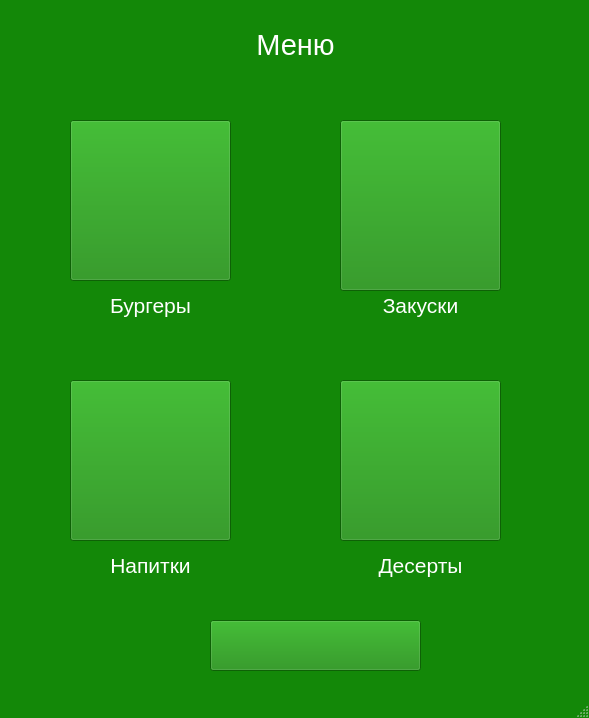
<?xml version="1.0" encoding="UTF-8"?>
<ui version="4.0">
 <class>MainWindow</class>
 <widget class="QMainWindow" name="MainWindow">
  <property name="geometry">
   <rect>
    <x>0</x>
    <y>0</y>
    <width>589</width>
    <height>718</height>
   </rect>
  </property>
  <property name="palette">
   <palette>
    <active>
     <colorrole role="WindowText">
      <brush brushstyle="SolidPattern">
       <color alpha="255">
        <red>0</red>
        <green>0</green>
        <blue>0</blue>
       </color>
      </brush>
     </colorrole>
     <colorrole role="Button">
      <brush brushstyle="SolidPattern">
       <color alpha="255">
        <red>19</red>
        <green>136</green>
        <blue>8</blue>
       </color>
      </brush>
     </colorrole>
     <colorrole role="Light">
      <brush brushstyle="SolidPattern">
       <color alpha="255">
        <red>28</red>
        <green>204</green>
        <blue>12</blue>
       </color>
      </brush>
     </colorrole>
     <colorrole role="Midlight">
      <brush brushstyle="SolidPattern">
       <color alpha="255">
        <red>23</red>
        <green>170</green>
        <blue>10</blue>
       </color>
      </brush>
     </colorrole>
     <colorrole role="Dark">
      <brush brushstyle="SolidPattern">
       <color alpha="255">
        <red>9</red>
        <green>68</green>
        <blue>4</blue>
       </color>
      </brush>
     </colorrole>
     <colorrole role="Mid">
      <brush brushstyle="SolidPattern">
       <color alpha="255">
        <red>12</red>
        <green>91</green>
        <blue>5</blue>
       </color>
      </brush>
     </colorrole>
     <colorrole role="Text">
      <brush brushstyle="SolidPattern">
       <color alpha="255">
        <red>0</red>
        <green>0</green>
        <blue>0</blue>
       </color>
      </brush>
     </colorrole>
     <colorrole role="BrightText">
      <brush brushstyle="SolidPattern">
       <color alpha="255">
        <red>255</red>
        <green>255</green>
        <blue>255</blue>
       </color>
      </brush>
     </colorrole>
     <colorrole role="ButtonText">
      <brush brushstyle="SolidPattern">
       <color alpha="255">
        <red>0</red>
        <green>0</green>
        <blue>0</blue>
       </color>
      </brush>
     </colorrole>
     <colorrole role="Base">
      <brush brushstyle="SolidPattern">
       <color alpha="255">
        <red>255</red>
        <green>255</green>
        <blue>255</blue>
       </color>
      </brush>
     </colorrole>
     <colorrole role="Window">
      <brush brushstyle="SolidPattern">
       <color alpha="255">
        <red>19</red>
        <green>136</green>
        <blue>8</blue>
       </color>
      </brush>
     </colorrole>
     <colorrole role="Shadow">
      <brush brushstyle="SolidPattern">
       <color alpha="255">
        <red>0</red>
        <green>0</green>
        <blue>0</blue>
       </color>
      </brush>
     </colorrole>
     <colorrole role="AlternateBase">
      <brush brushstyle="SolidPattern">
       <color alpha="255">
        <red>137</red>
        <green>195</green>
        <blue>131</blue>
       </color>
      </brush>
     </colorrole>
     <colorrole role="ToolTipBase">
      <brush brushstyle="SolidPattern">
       <color alpha="255">
        <red>255</red>
        <green>255</green>
        <blue>220</blue>
       </color>
      </brush>
     </colorrole>
     <colorrole role="ToolTipText">
      <brush brushstyle="SolidPattern">
       <color alpha="255">
        <red>0</red>
        <green>0</green>
        <blue>0</blue>
       </color>
      </brush>
     </colorrole>
     <colorrole role="PlaceholderText">
      <brush brushstyle="NoBrush">
       <color alpha="128">
        <red>0</red>
        <green>0</green>
        <blue>0</blue>
       </color>
      </brush>
     </colorrole>
    </active>
    <inactive>
     <colorrole role="WindowText">
      <brush brushstyle="SolidPattern">
       <color alpha="255">
        <red>0</red>
        <green>0</green>
        <blue>0</blue>
       </color>
      </brush>
     </colorrole>
     <colorrole role="Button">
      <brush brushstyle="SolidPattern">
       <color alpha="255">
        <red>19</red>
        <green>136</green>
        <blue>8</blue>
       </color>
      </brush>
     </colorrole>
     <colorrole role="Light">
      <brush brushstyle="SolidPattern">
       <color alpha="255">
        <red>28</red>
        <green>204</green>
        <blue>12</blue>
       </color>
      </brush>
     </colorrole>
     <colorrole role="Midlight">
      <brush brushstyle="SolidPattern">
       <color alpha="255">
        <red>23</red>
        <green>170</green>
        <blue>10</blue>
       </color>
      </brush>
     </colorrole>
     <colorrole role="Dark">
      <brush brushstyle="SolidPattern">
       <color alpha="255">
        <red>9</red>
        <green>68</green>
        <blue>4</blue>
       </color>
      </brush>
     </colorrole>
     <colorrole role="Mid">
      <brush brushstyle="SolidPattern">
       <color alpha="255">
        <red>12</red>
        <green>91</green>
        <blue>5</blue>
       </color>
      </brush>
     </colorrole>
     <colorrole role="Text">
      <brush brushstyle="SolidPattern">
       <color alpha="255">
        <red>0</red>
        <green>0</green>
        <blue>0</blue>
       </color>
      </brush>
     </colorrole>
     <colorrole role="BrightText">
      <brush brushstyle="SolidPattern">
       <color alpha="255">
        <red>255</red>
        <green>255</green>
        <blue>255</blue>
       </color>
      </brush>
     </colorrole>
     <colorrole role="ButtonText">
      <brush brushstyle="SolidPattern">
       <color alpha="255">
        <red>0</red>
        <green>0</green>
        <blue>0</blue>
       </color>
      </brush>
     </colorrole>
     <colorrole role="Base">
      <brush brushstyle="SolidPattern">
       <color alpha="255">
        <red>255</red>
        <green>255</green>
        <blue>255</blue>
       </color>
      </brush>
     </colorrole>
     <colorrole role="Window">
      <brush brushstyle="SolidPattern">
       <color alpha="255">
        <red>19</red>
        <green>136</green>
        <blue>8</blue>
       </color>
      </brush>
     </colorrole>
     <colorrole role="Shadow">
      <brush brushstyle="SolidPattern">
       <color alpha="255">
        <red>0</red>
        <green>0</green>
        <blue>0</blue>
       </color>
      </brush>
     </colorrole>
     <colorrole role="AlternateBase">
      <brush brushstyle="SolidPattern">
       <color alpha="255">
        <red>137</red>
        <green>195</green>
        <blue>131</blue>
       </color>
      </brush>
     </colorrole>
     <colorrole role="ToolTipBase">
      <brush brushstyle="SolidPattern">
       <color alpha="255">
        <red>255</red>
        <green>255</green>
        <blue>220</blue>
       </color>
      </brush>
     </colorrole>
     <colorrole role="ToolTipText">
      <brush brushstyle="SolidPattern">
       <color alpha="255">
        <red>0</red>
        <green>0</green>
        <blue>0</blue>
       </color>
      </brush>
     </colorrole>
     <colorrole role="PlaceholderText">
      <brush brushstyle="NoBrush">
       <color alpha="128">
        <red>0</red>
        <green>0</green>
        <blue>0</blue>
       </color>
      </brush>
     </colorrole>
    </inactive>
    <disabled>
     <colorrole role="WindowText">
      <brush brushstyle="SolidPattern">
       <color alpha="255">
        <red>9</red>
        <green>68</green>
        <blue>4</blue>
       </color>
      </brush>
     </colorrole>
     <colorrole role="Button">
      <brush brushstyle="SolidPattern">
       <color alpha="255">
        <red>19</red>
        <green>136</green>
        <blue>8</blue>
       </color>
      </brush>
     </colorrole>
     <colorrole role="Light">
      <brush brushstyle="SolidPattern">
       <color alpha="255">
        <red>28</red>
        <green>204</green>
        <blue>12</blue>
       </color>
      </brush>
     </colorrole>
     <colorrole role="Midlight">
      <brush brushstyle="SolidPattern">
       <color alpha="255">
        <red>23</red>
        <green>170</green>
        <blue>10</blue>
       </color>
      </brush>
     </colorrole>
     <colorrole role="Dark">
      <brush brushstyle="SolidPattern">
       <color alpha="255">
        <red>9</red>
        <green>68</green>
        <blue>4</blue>
       </color>
      </brush>
     </colorrole>
     <colorrole role="Mid">
      <brush brushstyle="SolidPattern">
       <color alpha="255">
        <red>12</red>
        <green>91</green>
        <blue>5</blue>
       </color>
      </brush>
     </colorrole>
     <colorrole role="Text">
      <brush brushstyle="SolidPattern">
       <color alpha="255">
        <red>9</red>
        <green>68</green>
        <blue>4</blue>
       </color>
      </brush>
     </colorrole>
     <colorrole role="BrightText">
      <brush brushstyle="SolidPattern">
       <color alpha="255">
        <red>255</red>
        <green>255</green>
        <blue>255</blue>
       </color>
      </brush>
     </colorrole>
     <colorrole role="ButtonText">
      <brush brushstyle="SolidPattern">
       <color alpha="255">
        <red>9</red>
        <green>68</green>
        <blue>4</blue>
       </color>
      </brush>
     </colorrole>
     <colorrole role="Base">
      <brush brushstyle="SolidPattern">
       <color alpha="255">
        <red>19</red>
        <green>136</green>
        <blue>8</blue>
       </color>
      </brush>
     </colorrole>
     <colorrole role="Window">
      <brush brushstyle="SolidPattern">
       <color alpha="255">
        <red>19</red>
        <green>136</green>
        <blue>8</blue>
       </color>
      </brush>
     </colorrole>
     <colorrole role="Shadow">
      <brush brushstyle="SolidPattern">
       <color alpha="255">
        <red>0</red>
        <green>0</green>
        <blue>0</blue>
       </color>
      </brush>
     </colorrole>
     <colorrole role="AlternateBase">
      <brush brushstyle="SolidPattern">
       <color alpha="255">
        <red>19</red>
        <green>136</green>
        <blue>8</blue>
       </color>
      </brush>
     </colorrole>
     <colorrole role="ToolTipBase">
      <brush brushstyle="SolidPattern">
       <color alpha="255">
        <red>255</red>
        <green>255</green>
        <blue>220</blue>
       </color>
      </brush>
     </colorrole>
     <colorrole role="ToolTipText">
      <brush brushstyle="SolidPattern">
       <color alpha="255">
        <red>0</red>
        <green>0</green>
        <blue>0</blue>
       </color>
      </brush>
     </colorrole>
     <colorrole role="PlaceholderText">
      <brush brushstyle="NoBrush">
       <color alpha="128">
        <red>0</red>
        <green>0</green>
        <blue>0</blue>
       </color>
      </brush>
     </colorrole>
    </disabled>
   </palette>
  </property>
  <property name="windowTitle">
   <string>MainWindow</string>
  </property>
  <widget class="QWidget" name="centralwidget">
   <widget class="QLabel" name="label">
    <property name="geometry">
     <rect>
      <x>240</x>
      <y>20</y>
      <width>111</width>
      <height>51</height>
     </rect>
    </property>
    <property name="text">
     <string>&lt;html&gt;&lt;head/&gt;&lt;body&gt;&lt;p align=&quot;center&quot;&gt;&lt;span style=&quot; font-size:22pt; color:#ffffff;&quot;&gt;Меню&lt;/span&gt;&lt;/p&gt;&lt;/body&gt;&lt;/html&gt;</string>
    </property>
   </widget>
   <widget class="QPushButton" name="pushButton">
    <property name="geometry">
     <rect>
      <x>70</x>
      <y>120</y>
      <width>161</width>
      <height>161</height>
     </rect>
    </property>
    <property name="contextMenuPolicy">
     <enum>Qt::DefaultContextMenu</enum>
    </property>
    <property name="text">
     <string/>
    </property>
    <property name="icon">
     <iconset>
      <normaloff>35_20210316144018_7596.png</normaloff>35_20210316144018_7596.png</iconset>
    </property>
    <property name="iconSize">
     <size>
      <width>160</width>
      <height>160</height>
     </size>
    </property>
    <property name="checkable">
     <bool>false</bool>
    </property>
    <property name="checked">
     <bool>false</bool>
    </property>
   </widget>
   <widget class="QPushButton" name="pushButton_2">
    <property name="geometry">
     <rect>
      <x>340</x>
      <y>120</y>
      <width>161</width>
      <height>171</height>
     </rect>
    </property>
    <property name="text">
     <string/>
    </property>
    <property name="icon">
     <iconset>
      <normaloff>Snack-Box-Hot-Wings-02-min.png</normaloff>Snack-Box-Hot-Wings-02-min.png</iconset>
    </property>
    <property name="iconSize">
     <size>
      <width>180</width>
      <height>350</height>
     </size>
    </property>
   </widget>
   <widget class="QPushButton" name="pushButton_3">
    <property name="geometry">
     <rect>
      <x>70</x>
      <y>380</y>
      <width>161</width>
      <height>161</height>
     </rect>
    </property>
    <property name="text">
     <string/>
    </property>
    <property name="icon">
     <iconset>
      <normaloff>drinks.jpg</normaloff>drinks.jpg</iconset>
    </property>
    <property name="iconSize">
     <size>
      <width>250</width>
      <height>250</height>
     </size>
    </property>
   </widget>
   <widget class="QPushButton" name="pushButton_4">
    <property name="geometry">
     <rect>
      <x>340</x>
      <y>380</y>
      <width>161</width>
      <height>161</height>
     </rect>
    </property>
    <property name="text">
     <string/>
    </property>
    <property name="icon">
     <iconset>
      <normaloff>deserts.png</normaloff>deserts.png</iconset>
    </property>
    <property name="iconSize">
     <size>
      <width>250</width>
      <height>200</height>
     </size>
    </property>
   </widget>
   <widget class="QLabel" name="label_2">
    <property name="geometry">
     <rect>
      <x>70</x>
      <y>290</y>
      <width>161</width>
      <height>31</height>
     </rect>
    </property>
    <property name="text">
     <string>&lt;html&gt;&lt;head/&gt;&lt;body&gt;&lt;p align=&quot;center&quot;&gt;&lt;span style=&quot; font-size:16pt; color:#ffffff;&quot;&gt;Бургеры&lt;/span&gt;&lt;/p&gt;&lt;/body&gt;&lt;/html&gt;</string>
    </property>
   </widget>
   <widget class="QLabel" name="label_3">
    <property name="geometry">
     <rect>
      <x>340</x>
      <y>290</y>
      <width>161</width>
      <height>31</height>
     </rect>
    </property>
    <property name="text">
     <string>&lt;html&gt;&lt;head/&gt;&lt;body&gt;&lt;p align=&quot;center&quot;&gt;&lt;span style=&quot; font-size:16pt; color:#ffffff;&quot;&gt;Закуски&lt;/span&gt;&lt;/p&gt;&lt;/body&gt;&lt;/html&gt;</string>
    </property>
   </widget>
   <widget class="QLabel" name="label_4">
    <property name="geometry">
     <rect>
      <x>70</x>
      <y>550</y>
      <width>161</width>
      <height>31</height>
     </rect>
    </property>
    <property name="text">
     <string>&lt;html&gt;&lt;head/&gt;&lt;body&gt;&lt;p align=&quot;center&quot;&gt;&lt;span style=&quot; font-size:16pt; color:#ffffff;&quot;&gt;Напитки&lt;/span&gt;&lt;/p&gt;&lt;/body&gt;&lt;/html&gt;</string>
    </property>
   </widget>
   <widget class="QLabel" name="label_5">
    <property name="geometry">
     <rect>
      <x>340</x>
      <y>550</y>
      <width>161</width>
      <height>31</height>
     </rect>
    </property>
    <property name="text">
     <string>&lt;html&gt;&lt;head/&gt;&lt;body&gt;&lt;p align=&quot;center&quot;&gt;&lt;span style=&quot; font-size:16pt; color:#ffffff;&quot;&gt;Десерты&lt;/span&gt;&lt;/p&gt;&lt;/body&gt;&lt;/html&gt;</string>
    </property>
   </widget>
   <widget class="QPushButton" name="pushButton_5">
    <property name="geometry">
     <rect>
      <x>210</x>
      <y>620</y>
      <width>211</width>
      <height>51</height>
     </rect>
    </property>
    <property name="text">
     <string/>
    </property>
    <property name="icon">
     <iconset>
      <normaloff>ready button.png</normaloff>ready button.png</iconset>
    </property>
    <property name="iconSize">
     <size>
      <width>500</width>
      <height>300</height>
     </size>
    </property>
   </widget>
  </widget>
  <widget class="QStatusBar" name="statusbar"/>
 </widget>
 <resources/>
 <connections/>
</ui>
